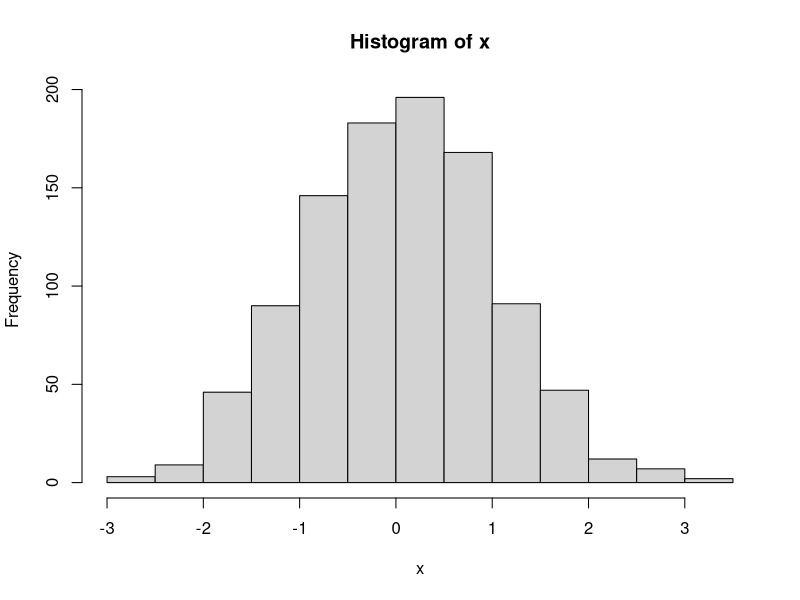
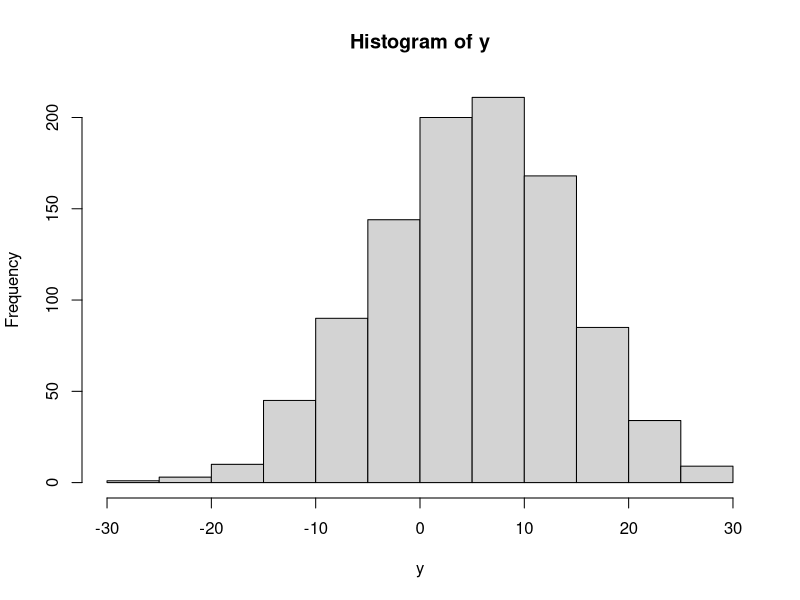

Reproduce these figures in R, in order.
#1

rnorm(1000, mean = 0, sd = 1)

rnorm(1000, mean = 5, sd=9)

x <- rnorm(1000, mean = 0, sd = 1)
 hist(x)

 y <- rnorm(1000, mean = 5, sd=9)

 hist(y)

 #2
 
 rexp(500, rate = 1/20)

  